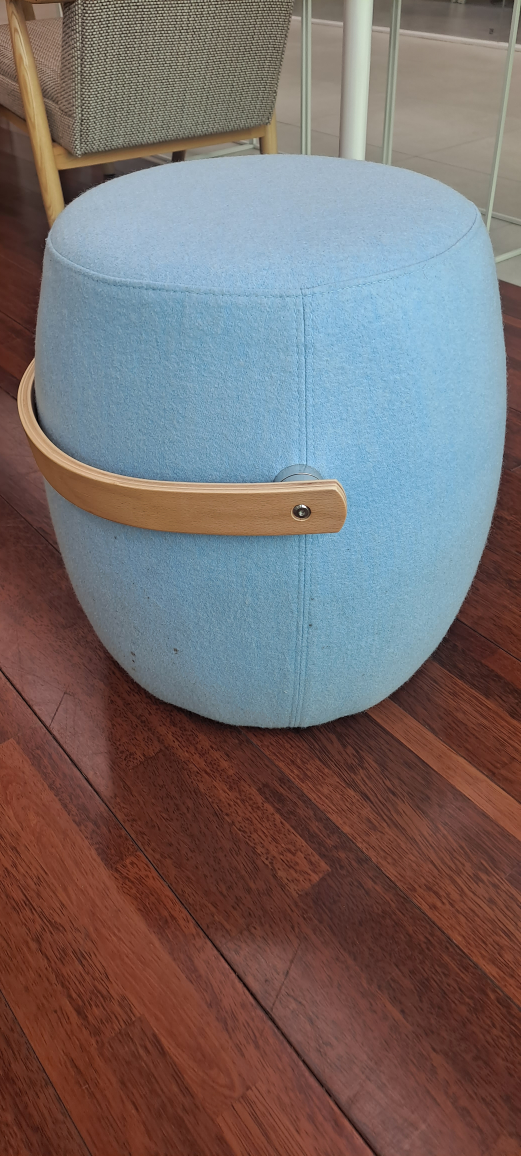
#> input picture DataAug/org/blue_front_no_na.jpg, 2084 x 4624 px (shown at 1/4 size)
$ python pr9.py
#> lines starting #> are read from the running program, lines starting #| are printed output that depends on the picture
#색깔-하늘or정면or사이드-등받이유무-팔걸이 유무
#1.배경:흰색 책상,우드 테이블
#2.데이터 증식 조건
#   2-0.스마트폰으로 사진 촬영후 이미지 크기를 줄여주자. (이미지 크기 224x224)
#       대상물 촬영을 어떻게 해야할지 확인

#   2-1.rotate:회전(10~30도)법위 안에서 어느 정도 각도를 넣어야 인식이 잘 되는가?
#   2-2.hflip,vflip:도움이 되는가? 넣을 것인가?
#   2-3.resize,crop:가능하면 적용해보자.
#   2-4.파일명을 다르게 저장 cf)jelly_wood.jpg,jelly_white.jpg
#       jelly_wood_rot_15.jpg,jelly_wood_hflip.jpg,jelly_wood_resize.jpg
#   2-5.클래스 별로 폴더를 생성
#   2-6.데이터를 어떻게 넣느냐에 따라 어떻게 동작되는지 1~2줄로 요약

#구성 순서
#1.촬영한다.
#2.이미지를 컴퓨터로 복사, resize한다.
#3.육안으로 확인, 이렇게 사용해도 되는가?
#4.함수들을 만든다.resize,rotate,hflip,vflip,crop
#  원본 파일명을 읽어서 파일명을 생성하는 기능은 모든 함수에 있어야한다.
#5.단일 함수를 검증
#6.함수를 활용해서 기능 구현
#7.테스트(경우의 수)
#8.데이터셋을 teachable machine사이트에 올려서 테스트
#9.인식이 잘 안되는 케이스를 분석하고 케이스 추가 1~8에서 구현된 기능을 이용

import cv2,sys
import numpy as np
import os

RESIZE_EN = True
ROTATE_EN = True

dataPath=os.path.join(os.getcwd(),'DataAug')
dataorg=os.path.join(dataPath,'org')
fileName=os.path.join(dataorg,'blue_front_no_na.jpg')
print(fileName)
img=cv2.imread(fileName)
#> img is the input picture: shape (4624, 2084, 3); mean B, G, R 106.3, 106.9, 118.2

dsize=(224,224)
#스마트폰으로 촬영된 이미지를 224x224
# resize시에는 interpolation을 무엇으로 할 지도 중요
img_resize=cv2.resize(img,dsize,interpolation=cv2.INTER_AREA)
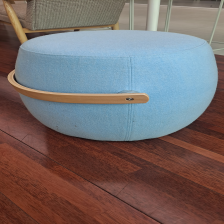
#> img_resize: shape (224, 224, 3); mean B, G, R 106.3, 106.9, 118.2
for angle in range(0,360,15):
    center = (img_resize.shape[1] // 2, img_resize.shape[0] // 2)
    rotation_matrix =cv2.getRotationMatrix2D(center, angle, 1)
    rotated_image = cv2.warpAffine(img_resize, rotation_matrix, (img_resize.shape[1], img_resize.shape[0]))
    cv2.imshow('rotated_image',rotated_image)
    cv2.waitKey(50)
    output_folder = "C:/Users/SBA/opencvDojang/surplus_image"
    output_filename = f"rotated_{angle}_blue_front_no_na.jpg"  # 파일 이름 설정
    output_filename = os.path.join(output_folder, f"rotated_{angle}_blue_front_no_na.jpg")
    cv2.imwrite(output_filename, rotated_image)
#> this loop made 24 passes
#> pass 2, `rotated_image = cv2.warpAffine(img_resize, rotation_matrix, (img_resiz..`:
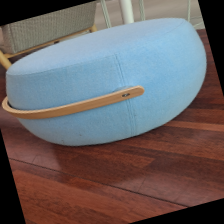
#> rotated_image: shape (224, 224, 3); mean B, G, R 100, 99.1, 107
#> pass 3, `rotated_image = cv2.warpAffine(img_resize, rotation_matrix, (img_resiz..`:
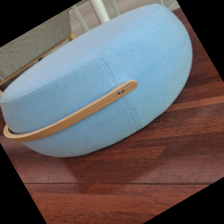
#> rotated_image: shape (224, 224, 3); mean B, G, R 96, 94.4, 100.5
cv2.destroyAllWindows()

$ run again, with DataAug/org/blue_front_y_na.jpg copied over DataAug/org/blue_front_no_na.jpg
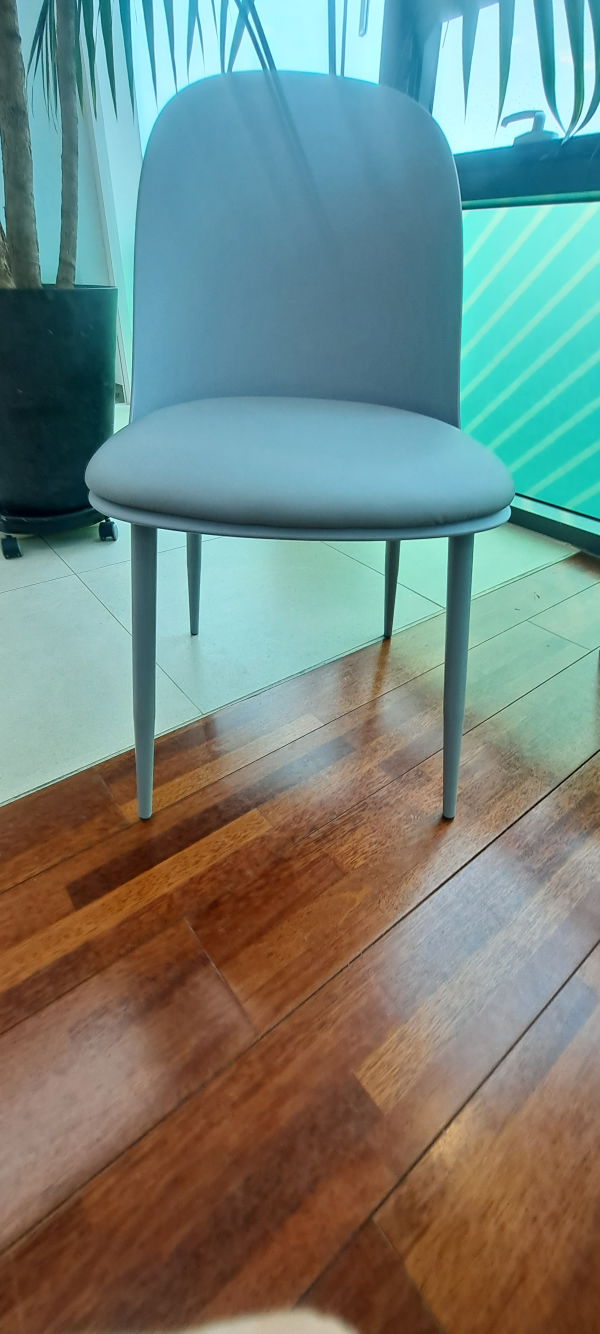
#> input picture DataAug/org/blue_front_y_na.jpg, 1800 x 4000 px (shown at 1/3 size)
#> img is the input picture: shape (4000, 1800, 3); mean B, G, R 125.8, 133, 115.8
#> `img_resize=cv2.resize(img,dsize,interpolation=cv2.INTER_AREA)`:
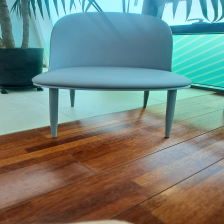
#> img_resize: shape (224, 224, 3); mean B, G, R 125.8, 133, 115.8
#> the loop `for angle in range(0,360,15):` made 24 passes
#> pass 3, `rotated_image = cv2.warpAffine(img_resize, rotation_matrix, (img_resiz..`:
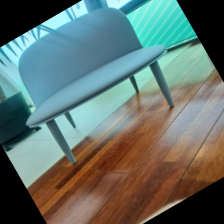
#> rotated_image: shape (224, 224, 3); mean B, G, R 108.1, 114.2, 98.8

$ run again, with DataAug/org/blue_side_y_na.jpg copied over DataAug/org/blue_front_no_na.jpg
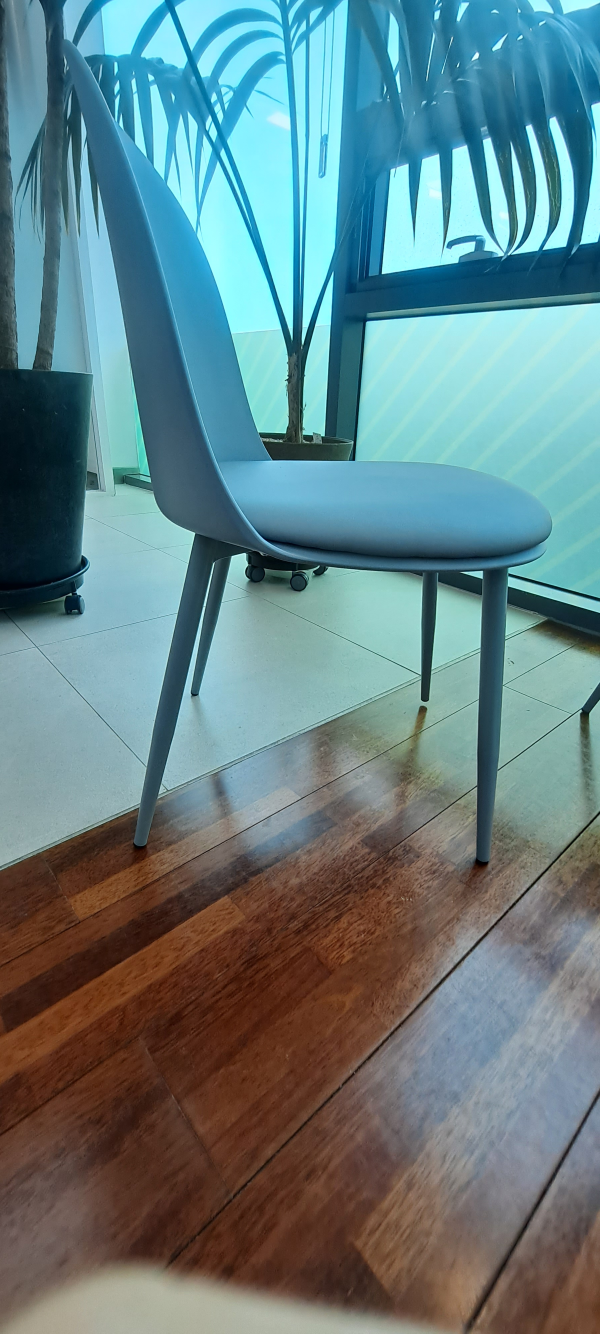
#> input picture DataAug/org/blue_side_y_na.jpg, 1800 x 4000 px (shown at 1/3 size)
#> img is the input picture: shape (4000, 1800, 3); mean B, G, R 132.3, 128.7, 100.5
#> `img_resize=cv2.resize(img,dsize,interpolation=cv2.INTER_AREA)`:
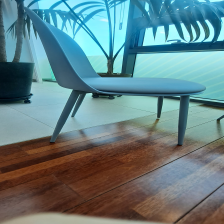
#> img_resize: shape (224, 224, 3); mean B, G, R 132.3, 128.7, 100.5
#> the loop `for angle in range(0,360,15):` made 24 passes
#> pass 3, `rotated_image = cv2.warpAffine(img_resize, rotation_matrix, (img_resiz..`:
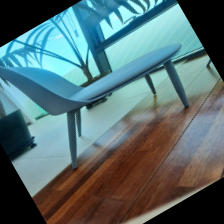
#> rotated_image: shape (224, 224, 3); mean B, G, R 112.7, 110.4, 86.1

$ run again, with DataAug/org/blue_sky_y_na.jpg copied over DataAug/org/blue_front_no_na.jpg
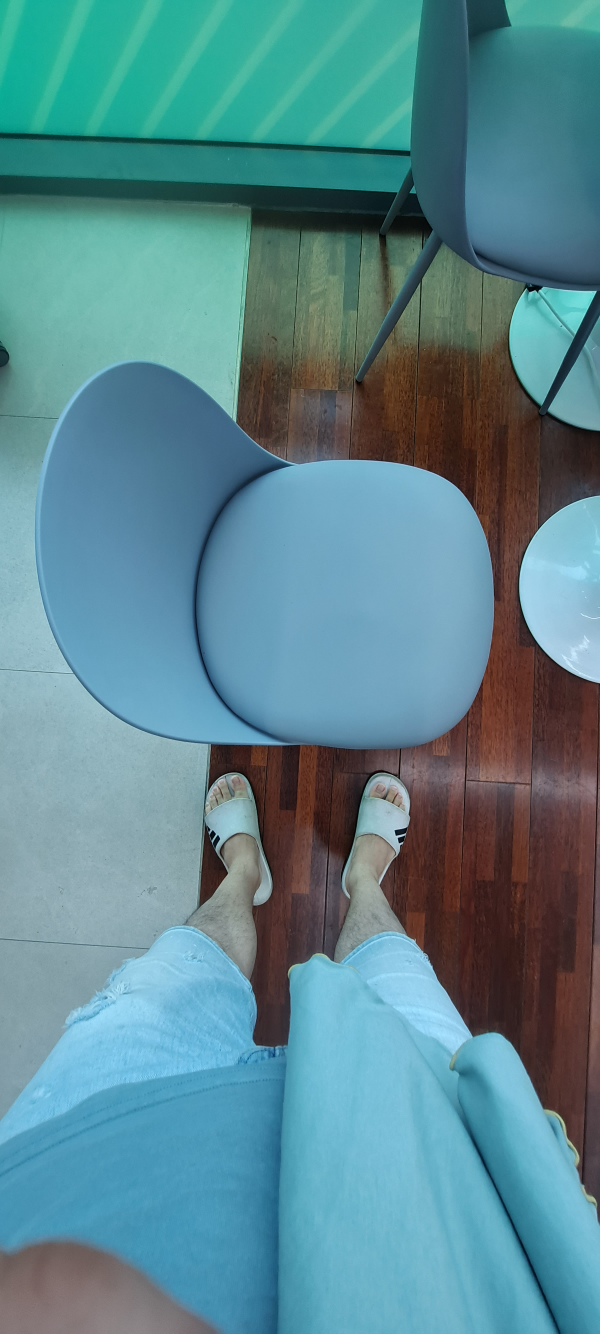
#> input picture DataAug/org/blue_sky_y_na.jpg, 1800 x 4000 px (shown at 1/3 size)
#> img is the input picture: shape (4000, 1800, 3); mean B, G, R 143.8, 135.4, 90.6
#> `img_resize=cv2.resize(img,dsize,interpolation=cv2.INTER_AREA)`:
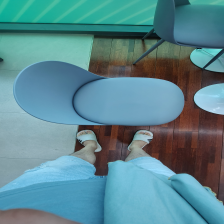
#> img_resize: shape (224, 224, 3); mean B, G, R 143.8, 135.4, 90.6
#> the loop `for angle in range(0,360,15):` made 24 passes
#> pass 3, `rotated_image = cv2.warpAffine(img_resize, rotation_matrix, (img_resiz..`:
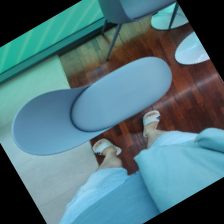
#> rotated_image: shape (224, 224, 3); mean B, G, R 122.4, 114.8, 79.2
